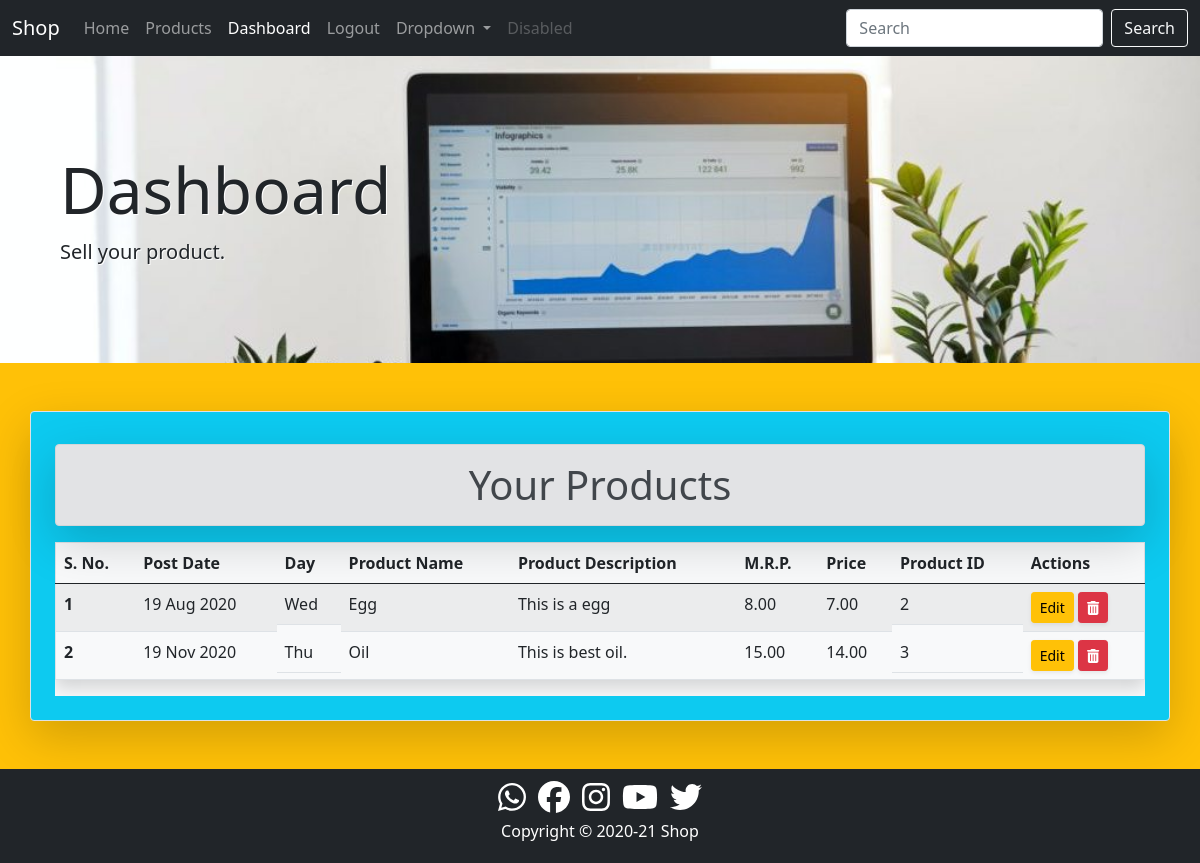
Page /dashboard/ (signed in) on the committed database.
### product/models.py (models this page shows, shortened)
class Product(models.Model):
    seller=models.ForeignKey(User,on_delete=models.CASCADE)
    title=models.CharField(max_length=50)
    date=models.DateField()
    description=models.TextField(max_length=500)
    mrp=models.DecimalField(decimal_places=2,max_digits=7)
    selling_price=models.DecimalField(decimal_places=2,max_digits=7)
    location=models.CharField(max_length=50)

### core/views.py (the view)
# urls.py: path('dashboard/', views.DashboardView.as_view(),name='dashboard'),
@method_decorator(user_passes_test(lambda u: Group.objects.get(name='seller') in u.groups.all()),name='dispatch')
class DashboardView(ListView):
    model=Product
    template_name='core/dashboard.html'
    context_object_name='products'
    def get_queryset(self):
        return Product.objects.filter(seller=self.request.user)
    def get_context_data(self, **kwargs):
        context=super().get_context_data(**kwargs)
        context['dashboard_active']='active'
        context['dashboard_disabled']='disabled'
        return context

### core/templates/core/dashboard.html (shortened to what this page needs)
{% extends 'core/base.html' %}
{% block content %}
<div class="container-fluid p-5 dashboard shadow-lg">
    <div class="container my-5">
        <div>
            <h1 class="display-3">Dashboard</h1>
        </div>
        <div class="lead">
            <p>Sell your product.</p>
        </div>
    </div>
</div>
<div class="container-fluid bg-warning py-5">
    <div class="container p-4 shadow-lg border rounded bg-info">
        <h1 class="alert alert-secondary text-center mt-2 shadow-lg">Your Products</h1>
        {% if products %}
        <div class="table-responsive content-center-justify bg-light">
            <table class="table table-hover table-striped border shadow">
                <thead>
                    <tr>
                        <th scope="col">S. No.</th>
                        <th scope="col">Post Date</th>
                        <th scope="col" class="d-none d-sm-block">Day</th>
                        <th scope="col">Product Name</th>
                        <th scope="col">Product Description</th>
                        <th scope="col">M.R.P.</th>
                        <th scope="col">Price</th>
                        <th scope="col" class="d-none d-sm-block">Product ID</th>
                        <th scope="col">Actions</th>
                    </tr>
                </thead>
                <tbody>
                    {% for product in products %}
                    <tr>
                        <th scope="row">{{forloop.counter }}</th>
                        <td>{{product.date|date:"d M Y"}}</td>
                        <td class="d-none d-sm-block">{{product.date|date:"D"}}</td>
                        <td>{{product.title|capfirst}}</td>
                        <td>{{product.description|capfirst}}</td>
                        <td>{{product.mrp}}</td>
                        <td>{{product.selling_price}}</td>
                        <td class="d-none d-sm-block">{{product.id}}</td>
                        <td>
                            <a class="btn btn-sm btn-warning shadow-sm" href="#">Edit</a>
                            <a class="btn btn-sm btn-danger shadow-sm" href="#"><i class="fas fa-trash-alt"></i></a>
                        </td>
                    </tr>
                    {% endfor %}
                </tbody>
            </table>
        </div>
        {% else %}
        <h4 class="text-center alert alert-warning shadow" style="font-size:2.5vw">products not found</h4>
        {% endif %}
    </div>
</div>
{% endblock content %}

### core/static/core/css/style.css (style rules this page uses)
.dashboard { background-image: url("../images/dashboard.jpg"); background-color: dimgrey; background-size: cover; height: 100%; text-shadow: 1px 1px white; }

### rows in the picture
Product: date "19 Aug 2020", date "Wed", title "Egg", description "This is a egg", mrp "8.00", selling_price "7.00", id "2"
Product: date "19 Nov 2020", date "Thu", title "Oil", description "This is best oil.", mrp "15.00", selling_price "14.00", id "3"
